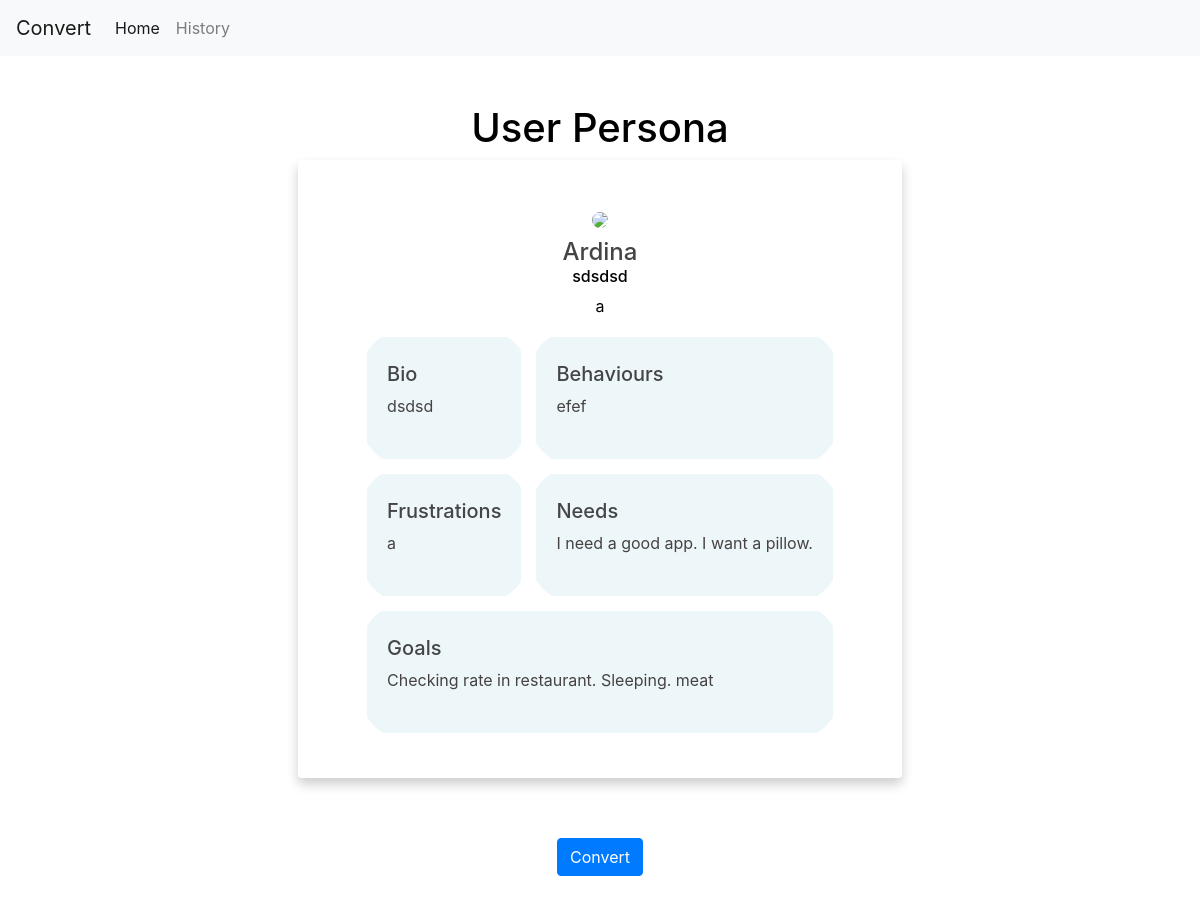
The app's page /preview, older data.
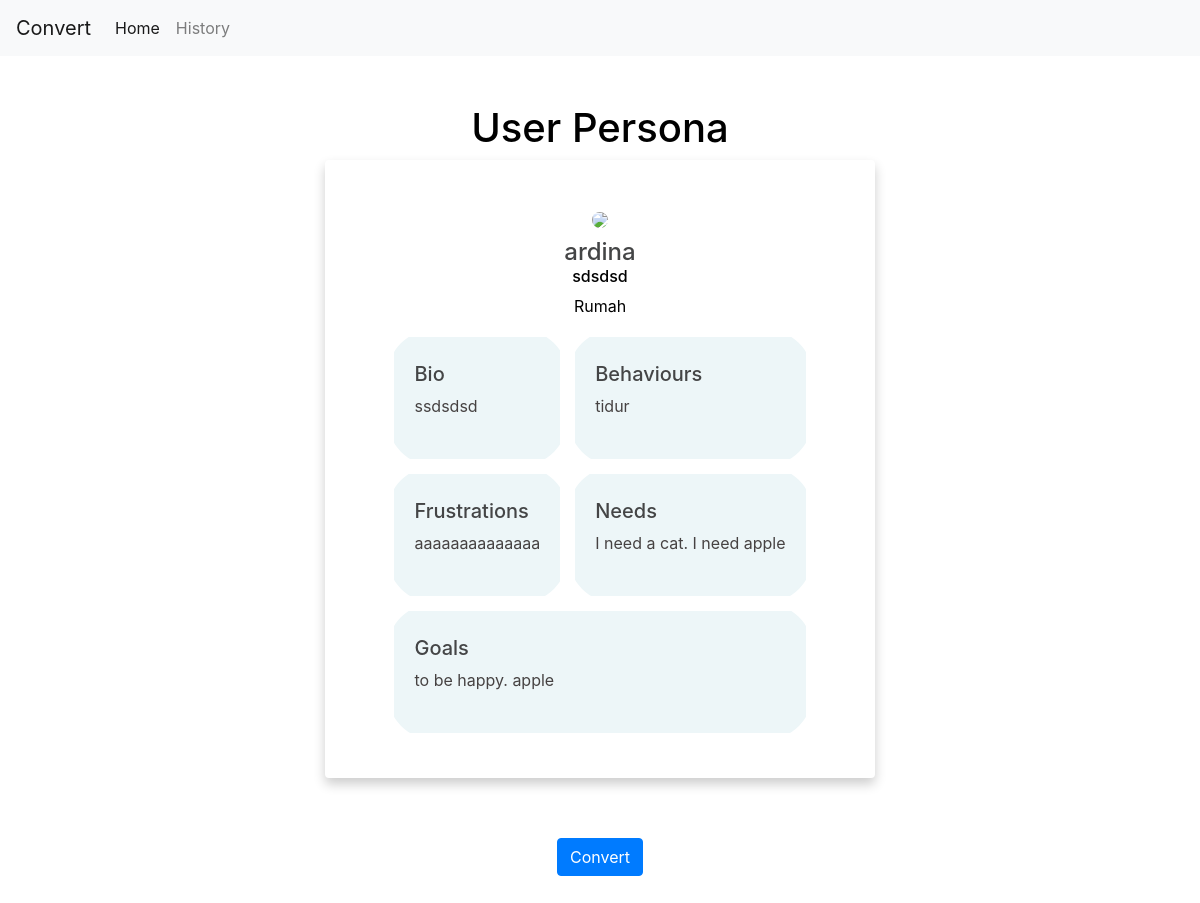
The same page, newer data.
### account/models.py (models this page shows, shortened)
class UserPersona(models.Model) :
    nama = models.CharField(max_length=50)
    as_a = models.CharField(max_length=50)
    bio = models.TextField(max_length=1000, null=True)
    locations = models.CharField(max_length=255, null=True)
    needs = models.TextField(max_length=1000)
    goals = models.TextField(max_length=1000)
    frustrations = models.TextField(max_length=1000, null=True)
    behaviours = models.TextField(max_length=1000, null=True)
    date = models.DateTimeField(auto_now_add=True)

### account/views.py (the view)
# urls.py: path('preview', views.preview,name='preview'),
def preview(request):
    last_object= UserPersona.objects.last()
    context= {'last': last_object}
    return render(request, 'account/preview.html', context)

### account/templates/account/preview.html (shortened to what this page needs)
{% load static %}
<!DOCTYPE html>
<html lang="en">
<head>
    <link rel="stylesheet" href="https://cdn.jsdelivr.net/npm/bootstrap@4.0.0/dist/css/bootstrap.min.css">
    <link rel="stylesheet" href="{% static 'css/style.css' %}">
</head>
<body>
    {% include 'account/navbar.html' %}
    <div class="container-fluid px-1 py-5 mx-auto">
    <div class="row d-flex justify-content-center">
        <div class="col-xl-7 col-lg-1 col-md-3 col-3 text-center">
            <h1>User Persona</h1>
                <div class="container mt-1">
                    <div class="row d-flex justify-content-center">
                        <div>
                            <div class="card">
                                <div class="text-center mt-3">
                                    <img src="http://trimelive.com/wp-content/uploads/2020/12/gambar-Wa-1.png" width="150" class="rounded-circle">
                                    <h4 class="mt-2 mb-0" style="color: #444546;">{{ last.nama }}</h4>
                                    <h6>{{ last.as_a }}</h6>
                                    <span>{{ last.locations }}</span>
                                    <div>
                                        <div class="px-4 mt-1">
                                            <table style="text-align: left">
                                                    <td style="border: 15px solid #fff;border-radius: 3rem;background-color:#edf6f8;padding: 25px 20px;">
                                                        <h5 style="color: #444546;">Bio</h5>
                                                        <p style="color: #464242;">{{ last.bio }}</p>
                                                    </td>
                                                    <td style="border: 15px solid #fff;border-radius: 3rem;background-color:#edf6f8;padding: 25px 20px;">
                                                        <h5 style="color: #444546;">Behaviours</h5>
                                                        <p style="color: #464242;">{{ last.behaviours }}</p>
                                                    </td>
                                                <tr>
                                                    <td style="border: 15px solid #fff;border-radius: 3rem;background-color:#edf6f8;padding: 25px 20px;">
                                                        <h5 style="color: #444546;">Frustrations</h5>
                                                        <p style="color: #464242;">{{ last.frustrations }}</p>
                                                    </td>
                                                    <td style="border: 15px solid #fff;border-radius: 3rem;background-color:#edf6f8;padding: 25px 20px;">
                                                        <h5 style="color: #444546;">Needs</h5>
                                                        <p style="color: #464242;">{{ last.needs }}</p>
                                                    </td>
                                                </tr>
                                                <tr>
                                                    <td colspan="2" style="border: 15px solid #fff;border-radius: 3rem;background-color:#edf6f8;padding: 25px 20px;">
                                                        <h5 style="color: #444546;">Goals</h5>
                                                        <p style="color: #464242;">{{ last.goals }}</p>
                                                    </td>
                                                </tr>
                                            </table>
                                        </div>
                                    </div>
                                </div>
                            </div>
                            <a href="/result" class="btn btn-primary">Convert</a>
                        </div>
                </div>
        </div>
    </div>
    </div>
</div>
</body>
</html>

Row changes from the older to the newer data that the page shows:
no longer on this page (row unchanged): UserPersona: nama "Ardina", as_a "sdsdsd", locations "a", bio "dsdsd", behaviours "efef", frustrations "a", needs "I need a good app. I want a pillow.", goals "Checking rate in restaurant. Sleeping. meat"
added UserPersona: nama "ardina", as_a "sdsdsd", locations "Rumah", bio "ssdsdsd", behaviours "tidur", frustrations "aaaaaaaaaaaaaa", needs "I need a cat. I need apple", goals "to be happy. apple"
